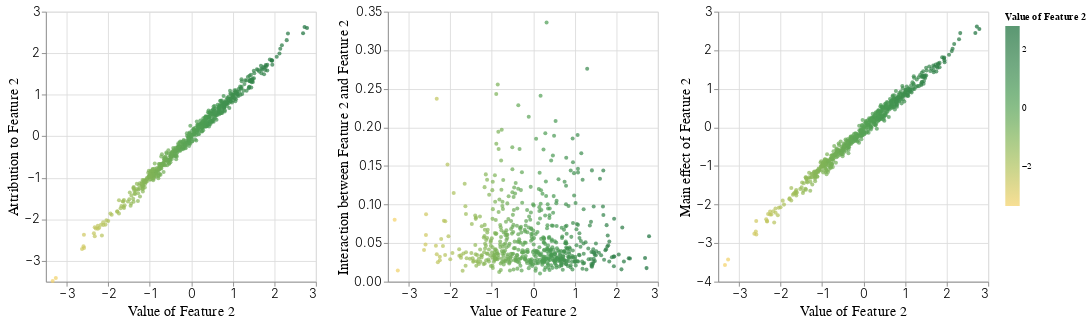

Write notebook code for a chart like this one.
### Code cell
scatter_plot(attributions,
             X_test,
             feature_index=2,
             interactions=interactions,
             color_by=2,
             feature_names=None)

### Figure 1 — Vega-Lite specification as saved in the notebook (floating-point values rounded to 4 significant figures; data arrays with more than 128 entries replaced by an {"elided": "..."} marker saying what was removed)
{"$schema": "https://vega.github.io/schema/vega-lite/v3.4.0.json", "config": {"axis": {"labelFontSize": 14, "labelFontWeight": 300, "titleFontSize": 16, "titleFontWeight": 400}, "mark": {"tooltip": null}, "view": {"height": 300, "width": 400}}, "datasets": {"data-0bfae9684d9a717f2591151aa3479e60": {"elided": "600 records"}, "data-8026434f6c280524fd13a6d7eda3d7ce": {"elided": "600 records"}}, "hconcat": [{"data": {"name": "data-8026434f6c280524fd13a6d7eda3d7ce"}, "encoding": {"color": {"field": "Value of Feature 2", "scale": {"scheme": "goldgreen"}, "type": "quantitative"}, "x": {"field": "Value of Feature 2", "type": "quantitative"}, "y": {"field": "Attribution to Feature 2", "type": "quantitative"}}, "height": 300, "mark": {"filled": true, "size": 20, "type": "point"}, "width": 300}, {"data": {"name": "data-0bfae9684d9a717f2591151aa3479e60"}, "encoding": {"color": {"field": "Value of Feature 2", "scale": {"scheme": "goldgreen"}, "type": "quantitative"}, "x": {"field": "Value of Feature 2", "type": "quantitative"}, "y": {"field": "Interaction between Feature 2 and Feature 2", "type": "quantitative"}}, "height": 300, "mark": {"filled": true, "size": 20, "type": "point"}, "width": 300}, {"data": {"name": "data-0bfae9684d9a717f2591151aa3479e60"}, "encoding": {"color": {"field": "Value of Feature 2", "scale": {"scheme": "goldgreen"}, "type": "quantitative"}, "x": {"field": "Value of Feature 2", "type": "quantitative"}, "y": {"field": "Main effect of Feature 2 ", "type": "quantitative"}}, "height": 300, "mark": {"filled": true, "size": 20, "type": "point"}, "width": 300}]}
